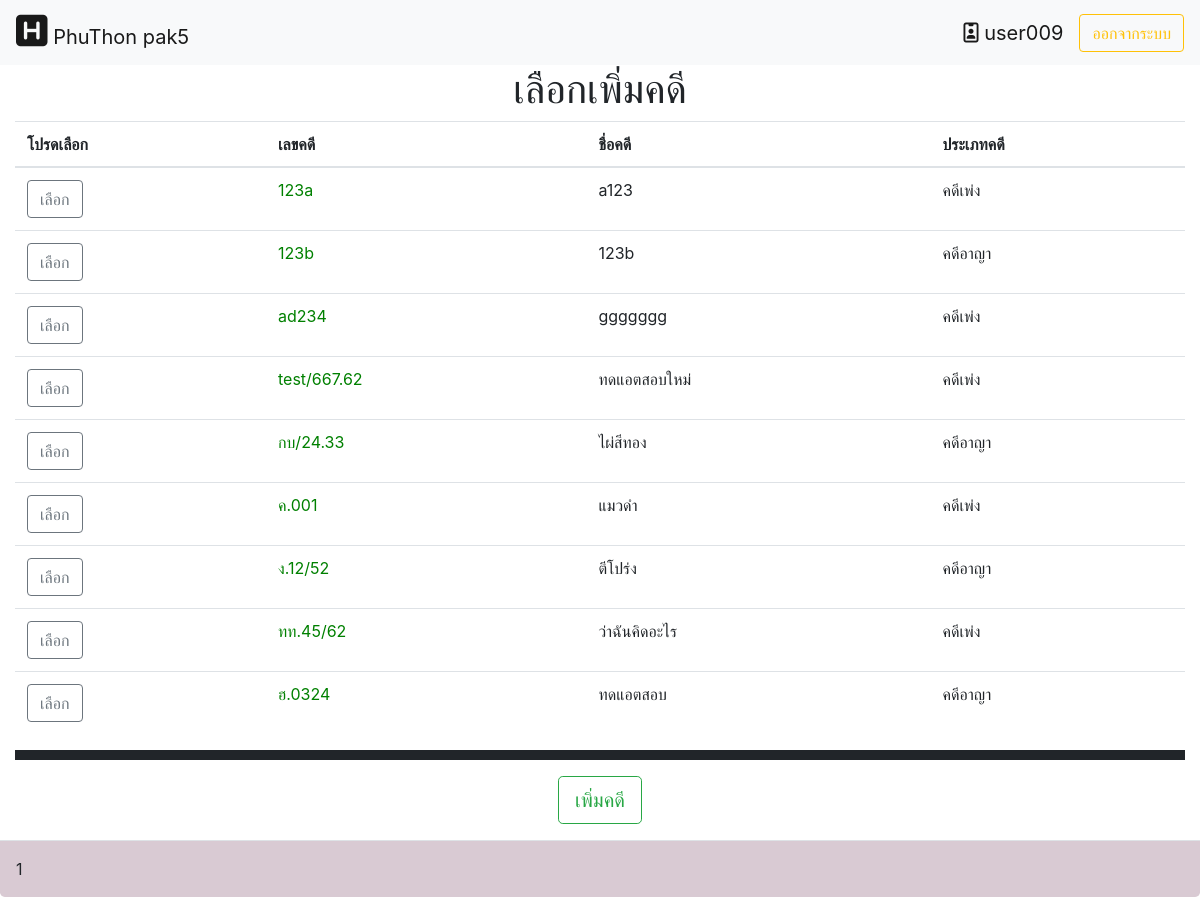
Page /home.php?&module=2&action=2 (signed in) on the committed database.
### tables this page shows
CREATE TABLE `case_name` (
  `case_id` varchar(255) NOT NULL,
  `case_name` varchar(255) NOT NULL,
  `case_type` tinyint(2) NOT NULL,
  `case_savetime` timestamp NOT NULL DEFAULT current_timestamp() ON UPDATE current_timestamp(),
  `case_status` tinyint(2) NOT NULL
);

### module/insert/idcase_insert.php (the view, shortened to what this page needs)
<h1 class="text-center">เลือกเพิ่มคดี</h1>
<table class="table" id="myTable">
<thead>
    <tr>
      <th scope="col">โปรดเลือก</th>
      <th scope="col">เลขคดี</th>
      <th scope="col">ชื่อคดี</th>
      <th scope="col">ประเภทคดี</th>
    </tr>
  </thead>
<?php
$con = connect_db();
$sql_res = mysqli_query($con,"SELECT cn.case_id,cn.case_name,cn.case_type,cn.case_savetime FROM case_name as cn")or die("select sql responsible_person error".mysqli_error($con));
       while(list($case_id,$case_name,$case_type)=mysqli_fetch_row($sql_res)){
        if($case_type==1){
          $case_typeName="คดีเพ่ง";
        }else{
          $case_typeName="คดีอาญา";
        }
            echo"
            <tr>
              <td ><a href='?datacase=$case_id&module=2&action=3'><button type='button' class='btn btn-outline-secondary'>เลือก</button></a></td>
              <td><a href='?datacase=$case_id&module=1&action=1'>$case_id</a></td>
              <td>$case_name</td>
              <td>$case_typeName</td>
          </tr>";
        }
?>
</table>
  <hr style="border: solid 5px;">
  <p class="text-center"><td class="text-center" colspan=4><button type="button" class="btn btn-outline-success btn_add btn-lg" id="btn_add">เพิ่มคดี</button></p>

### home.css (style rules this page uses)
a { color: green; }

### rows in the picture
case_name: case_id "123a", case_name "a123", case_type "คดีเพ่ง"
case_name: case_id "123b", case_name "123b", case_type "คดีอาญา"
case_name: case_id "ad234", case_name "ggggggg", case_type "คดีเพ่ง"
case_name: case_id "test/667.62", case_name "ทดแอตสอบใหม่", case_type "คดีเพ่ง"
case_name: case_id "กบ/24.33", case_name "ไผ่สีทอง", case_type "คดีอาญา"
case_name: case_id "ค.001", case_name "แมวดำ", case_type "คดีเพ่ง"
case_name: case_id "ง.12/52", case_name "ตีโปร่ง", case_type "คดีอาญา"
case_name: case_id "ทท.45/62", case_name "ว่าฉันคิดอะไร", case_type "คดีเพ่ง"
case_name: case_id "ฮ.0324", case_name "ทดแอตสอบ", case_type "คดีอาญา"

### other values in the picture
$_SESSION['user_name'] "user009"
